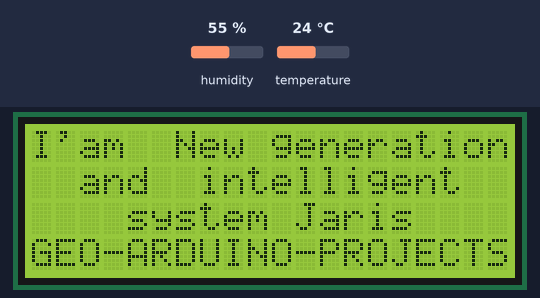
This sketch was run on a simulated Arduino Uno, built with avr-gcc and run on an emulated ATmega328P. Parts: 20×4 character LCD. The test bench sets the inputs (shaded band); at power-on: humidity 55 %, temperature 24 °C.

Above: at 5.1 s.
At 16.7 s:
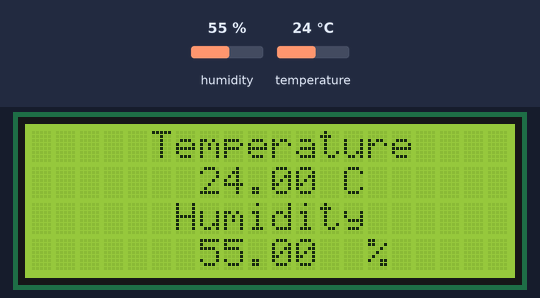
16.8 s: humidity set to 22 %
At 18.6 s:
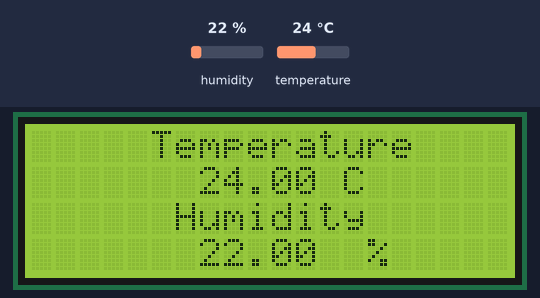
19.6 s: temperature set to 12 °C
At 21.4 s:
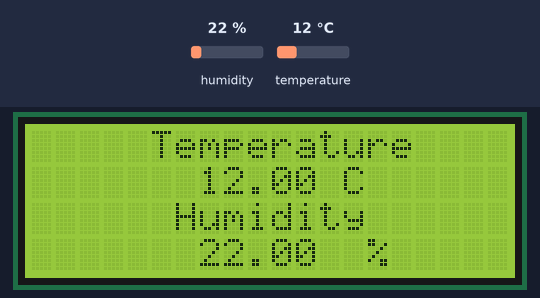
22.1 s: humidity set to 40 %
At 23.0 s:
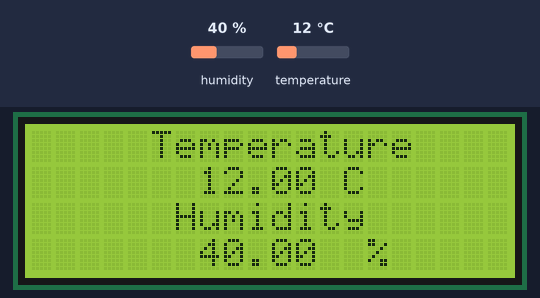
24.6 s: temperature set to 19 °C
Timing chart, 0 to 27.6 s (numbered marks = the images above; inputs shaded):
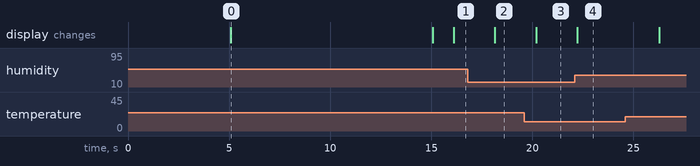

Measured:
- after the input at 16.8 s, the display: changes after 1.3 s (image 2)
- after the input at 19.6 s, the display: changes after 0.58 s (image 3)
- after the input at 22.1 s, the display: changes after 0.12 s (image 4)
- what the display in image 0 shows lasts 10.0 s, from 5.1 s to 15.1 s

The sketch:

Tem_Hum.ino
```cpp
#include <LiquidCrystal.h>
#include "DHT.h"
LiquidCrystal lcd(2, 3, 4, 5, 6, 7);
#define DHTPIN 8


#define DHTTYPE DHT11

DHT dht(DHTPIN, DHTTYPE);

void setup() {

  lcd.begin(20, 4);
  dht.begin();

  lcd.setCursor(7, 1);
  lcd.print(" Hello");
  lcd.setCursor(6, 2);
  lcd.print("Mr Giorgi ");
  delay ( 5000 );
  lcd.clear();
  lcd.setCursor(0, 0);
  lcd.print("I'am  New generation");
  lcd.setCursor(0, 1);
  lcd.print("  and  intelligent  ");
  lcd.setCursor(0, 2);
  lcd.print("    system Jaris ");
  lcd.setCursor(0, 3);
  lcd.print("GEO-ARDUINO-PROJECTS");
  delay ( 10000 );
  lcd.clear();

}

void loop() {
  delay(1000);
  float h = dht.readHumidity();
  float t = dht.readTemperature();
  float f = dht.readTemperature(true);

  if (isnan(h) || isnan(t) || isnan(f)) {
    lcd.print("Failed to read from DHT sensor!");
    return;
  }

  // Compute heat index in Fahrenheit (the default)
  float hif = dht.computeHeatIndex(f, h);
  // Compute heat index in Celsius (isFahreheit = false)
  float hic = dht.computeHeatIndex(t, h, false);
  lcd.setCursor(5, 0); //4 aris x gerdzi da 0 aris y gerdzi
  lcd.print("Temperature ");
  lcd.setCursor(7, 1);
  lcd.print(t);
  lcd.print(" C ");
  lcd.display();
  lcd.setCursor(6, 2);
  lcd.print("Humidity ");
  lcd.setCursor(7, 3);
  lcd.print(h);
  lcd.print("  %");


}
```
